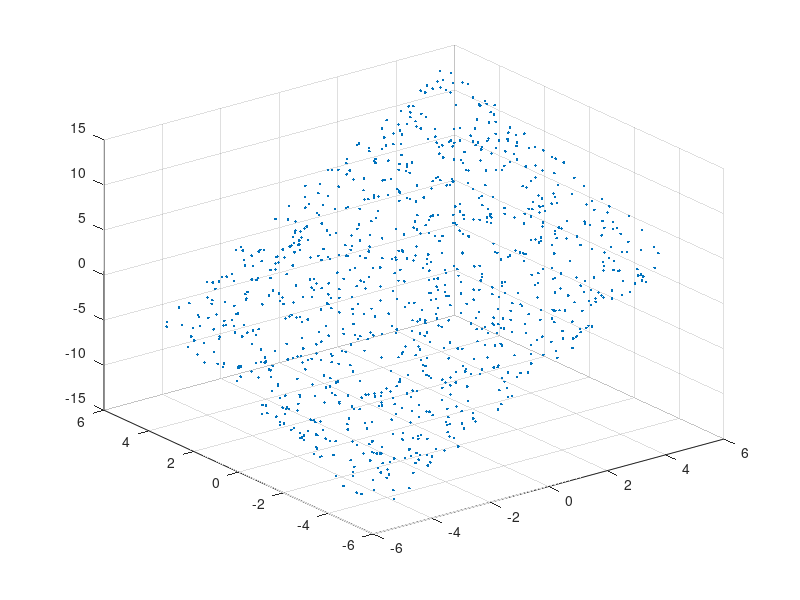

Recreate this plot in MATLAB. (Note: this script raises an error after producing the figure.)
clear; clc;


f = @(x1, x2) 2*x1 + x2;

% x1 = [1 3 3];
% x2 = [1 2 3];
% y = [4 5 6];

k = 1;
for i=-5:0.01:5
   x1(k) = i;
   k=k+1;
end

k = 1;
for i=-5:0.01:5
   x2(k) = i;
   k=k+1;
end

x1 = x1(randperm(length(x1)))';
x2 = x2(randperm(length(x2)))';

a = -0.5;
b = 0.5;

for i=1:size(x1, 1)
    % Depois adicionar o ruido
    y(i) = f(x1(i), x2(i))+(b-a).*rand(1) + a;
end


dataset = [x1 x2 y'];

figure(1)
scatter3(x1, x2, y, 'red', '.')

hold on



%plot3 (x1, x2, y)

% [X Y] = meshgrid(-5:.1:5);
% R = X.*2+Y.*1;
% %figure(2)
% surf (X, Y, R);
% 
% alpha (0.5)
% shading interp

hold off

w = rand(3, 1)
training_set = horzcat(-ones(size(dataset, 1), 1), dataset);

% for l=1:100
%     training_set = training_set(randperm(size(training_set,1)),:);
%     k = training_set(:, 1:size(training_set, 2)-1);
%     p = training_set (:,size(training_set,2));
%     for i=1:size(dataset,  1)
%         
%         u = dot (k(i,:), w);
%         erro = p(i)-u;
% 
%         w = w+0.01*erro*k(i,:)';
%     end
% end



w = learning_rule(dataset, 50, 0.01)

figure(3)
scatter3(x1, x2, y, 'red', '.')

hold on



%plot3 (x1, x2, y)

[X, Y] = meshgrid(-5:.1:5);
F = X.*w(2)+Y.*w(3)-w(1);

%figure(2)
surf (X, Y, F);

alpha (0.6)
shading interp
hold off

g = @(x1, x2) w(2)*x1+w(3)*x2-w(1);


 k = dataset(:, 1:size(dataset, 2)-1);
 p = dataset (:,size(dataset,2));

% l = k(1,:)
% 
% g(l(1), l(2)) - p(1)
% 
% l = k(2,:);
% 
% g(l(1), l(2)) - p(2)
% 
% 
% l = k(3,:);
% 
% g(l(1), l(2)) - p(3)


soma = 0;
for i=1:size(dataset, 1)
    
    l=k(i,:);
    soma = soma + (g(l(1), l(2))-p(i))^2;
    
end

MSE = soma/size(dataset, 1)
sqrt(MSE)






